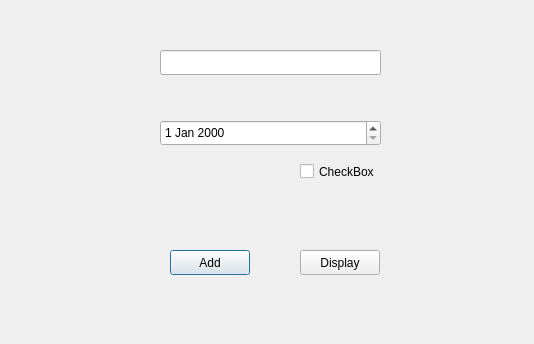
<?xml version="1.0" encoding="UTF-8"?>
<ui version="4.0">
 <class>Dialog</class>
 <widget class="QDialog" name="Dialog">
  <property name="geometry">
   <rect>
    <x>0</x>
    <y>0</y>
    <width>534</width>
    <height>344</height>
   </rect>
  </property>
  <property name="windowTitle">
   <string>Dialog</string>
  </property>
  <widget class="QLineEdit" name="lineEdit">
   <property name="geometry">
    <rect>
     <x>160</x>
     <y>50</y>
     <width>221</width>
     <height>25</height>
    </rect>
   </property>
  </widget>
  <widget class="QDateEdit" name="dateEdit">
   <property name="geometry">
    <rect>
     <x>160</x>
     <y>120</y>
     <width>221</width>
     <height>26</height>
    </rect>
   </property>
  </widget>
  <widget class="QCheckBox" name="checkBox">
   <property name="geometry">
    <rect>
     <x>300</x>
     <y>160</y>
     <width>80</width>
     <height>23</height>
    </rect>
   </property>
   <property name="text">
    <string>CheckBox</string>
   </property>
  </widget>
  <widget class="QPushButton" name="addButton">
   <property name="geometry">
    <rect>
     <x>170</x>
     <y>250</y>
     <width>80</width>
     <height>25</height>
    </rect>
   </property>
   <property name="text">
    <string>Add</string>
   </property>
  </widget>
  <widget class="QPushButton" name="pushButton">
   <property name="geometry">
    <rect>
     <x>300</x>
     <y>250</y>
     <width>80</width>
     <height>25</height>
    </rect>
   </property>
   <property name="text">
    <string>Display</string>
   </property>
  </widget>
 </widget>
 <resources/>
 <connections/>
</ui>
